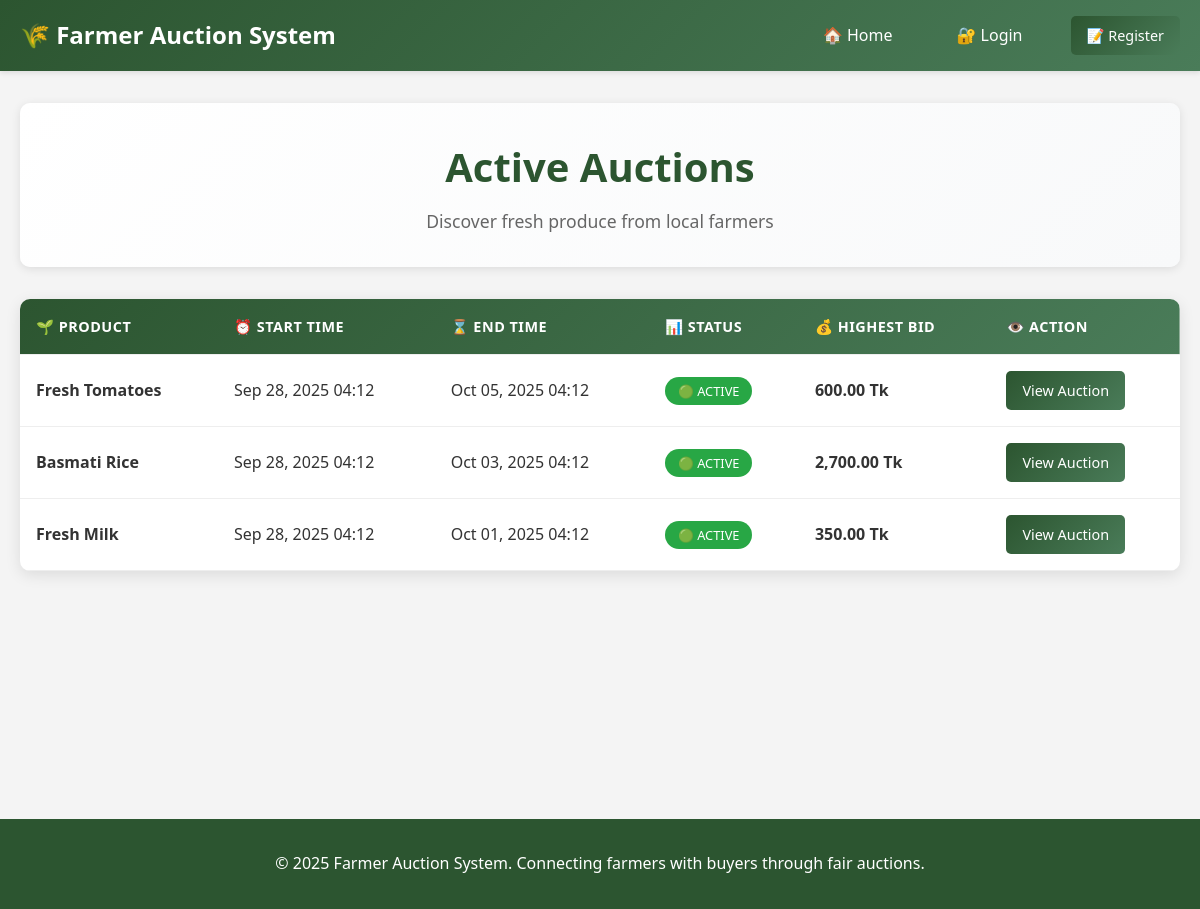
The page / on the database its author committed.
### tables this page shows
CREATE TABLE IF NOT EXISTS Auctions (
    auction_id INT PRIMARY KEY AUTO_INCREMENT,
    product_id INT NOT NULL,
    start_time DATETIME NOT NULL,
    end_time DATETIME NOT NULL,
    status ENUM('Active', 'Closed', 'Cancelled') DEFAULT 'Active',
    current_highest_bid DECIMAL(10,2) DEFAULT 0,
    created_at TIMESTAMP DEFAULT CURRENT_TIMESTAMP,
    FOREIGN KEY (product_id) REFERENCES Products(product_id) ON DELETE CASCADE
);

CREATE TABLE IF NOT EXISTS Products (
    product_id INT PRIMARY KEY AUTO_INCREMENT,
    farmer_id INT NOT NULL,
    product_name VARCHAR(100) NOT NULL,
    description TEXT,
    category VARCHAR(50),
    starting_bid DECIMAL(10,2) NOT NULL,
    created_at TIMESTAMP DEFAULT CURRENT_TIMESTAMP,
    FOREIGN KEY (farmer_id) REFERENCES Farmers(farmer_id) ON DELETE CASCADE
);

### index.php (the view, shortened to what this page needs)
<?php
include "config.php";
$result = $conn->query("SELECT a.auction_id, p.product_name, a.start_time, a.end_time, a.status, a.current_highest_bid
                        FROM Auctions a
                        JOIN Products p ON a.product_id = p.product_id
                        ORDER BY a.start_time DESC");
?>
<!DOCTYPE html>
<html lang="en">
<head>
    <link rel="stylesheet" href="assets/css/style.css">
</head>
<body>
    <?php include "includes/navbar.php"; renderNavbar('home'); ?>
    <div class="main-content">
        <div class="container">
            <?php renderPageHeader('Active Auctions', 'Discover fresh produce from local farmers'); ?>
            <div class="table-container fade-in">
                <table>
                    <thead>
                        <tr>
                            <th>🌱 Product</th>
                            <th>⏰ Start Time</th>
                            <th>⌛ End Time</th>
                            <th>📊 Status</th>
                            <th>💰 Highest Bid</th>
                            <th>👁️ Action</th>
                        </tr>
                    </thead>
                    <tbody>
                        <?php if ($result && $result->num_rows > 0): ?>
                            <?php while($row = $result->fetch_assoc()): ?>
                            <tr>
                                <td><strong><?= htmlspecialchars($row['product_name']) ?></strong></td>
                                <td><?= date('M d, Y H:i', strtotime($row['start_time'])) ?></td>
                                <td><?= date('M d, Y H:i', strtotime($row['end_time'])) ?></td>
                                <td><?= renderStatusBadge($row['status']) ?></td>
                                <td><strong><?= number_format($row['current_highest_bid'], 2) ?> Tk</strong></td>
                                <td><a href="auction.php?id=<?= $row['auction_id'] ?>" class="btn btn-primary btn-small">View Auction</a></td>
                            </tr>
                            <?php endwhile; ?>
                        <?php else: ?>
                            <tr>
                                <td colspan="6" class="text-center">No active auctions found. Check back later!</td>
                            </tr>
                        <?php endif; ?>
                    </tbody>
                </table>
            </div>
        </div>
    </div>
    <?php renderFooter(); ?>
</body>
</html>

### includes/navbar.php (shortened to what this page needs)
<?php
function renderNavbar($current_page = '') {
    $user_logged_in = isset($_SESSION['user_id']);
    $user_name = $_SESSION['name'] ?? '';
    $user_role = $_SESSION['role'] ?? '';
    ?>
    <nav class="navbar">
        <div class="nav-container">
            <a href="<?= $user_logged_in ? '/farmer_auction_system/index.php' : '/farmer_auction_system/index.php' ?>" class="nav-brand">
                🌾 Farmer Auction System
            </a>
            <ul class="nav-menu" id="nav-menu">
                <li class="nav-item">
                    <a href="/farmer_auction_system/index.php" class="<?= $current_page === 'home' ? 'active' : '' ?>">
                        🏠 Home
                    </a>
                </li>
                <?php if ($user_logged_in): ?>
                    <?php if ($user_role === 'Farmer'): ?>
                        <li class="nav-item">
                            <a href="/farmer_auction_system/farmer_dashboard.php" class="<?= $current_page === 'farmer_dashboard' ? 'active' : '' ?>">
                                📊 My Products
                            </a>
                        </li>
                        <li class="nav-item">
                            <a href="/farmer_auction_system/add_product.php" class="<?= $current_page === 'add_product' ? 'active' : '' ?>">
                                ➕ Add Product
                            </a>
                        </li>
                        <li class="nav-item">
                            <a href="/farmer_auction_system/farmer_earnings.php" class="<?= $current_page === 'earnings' ? 'active' : '' ?>">
                                💰 My Earnings
                            </a>
                        </li>
                    <?php endif; ?>
                    <?php if ($user_role === 'Buyer'): ?>
                        <li class="nav-item">
                            <a href="/farmer_auction_system/my_bids.php" class="<?= $current_page === 'my_bids' ? 'active' : '' ?>">
                                💰 My Bids
                            </a>
                        </li>
                    <?php endif; ?>
                    <li class="nav-item">
                        <a href="/farmer_auction_system/profile.php" class="<?= $current_page === 'profile' ? 'active' : '' ?>">
                            ⚙️ Profile
                        </a>
                    </li>
                    <li class="nav-item nav-user-info">
                        👤 <?= htmlspecialchars($user_name) ?> (<?= $user_role ?>)
                    </li>
                    <li class="nav-item">
                        <a href="/farmer_auction_system/auth/logout.php" class="btn btn-secondary btn-small">
                            🚪 Logout
                        </a>
                    </li>
                <?php else: ?>
                    <li class="nav-item">
                        <a href="/farmer_auction_system/auth/login.php" class="<?= $current_page === 'login' ? 'active' : '' ?>">
                            🔐 Login
                        </a>
                    </li>
                    <li class="nav-item">
                        <a href="/farmer_auction_system/auth/register.php" class="btn btn-primary btn-small">
                            📝 Register
                        </a>
                    </li>
                <?php endif; ?>
            </ul>
        </div>
    </nav>
    <?php
}
function renderPageHeader($title, $description = '') {
    ?>
    <div class="page-header fade-in">
        <div class="container">
            <h1><?= htmlspecialchars($title) ?></h1>
            <?php if ($description): ?>
                <p><?= htmlspecialchars($description) ?></p>
            <?php endif; ?>
        </div>
    </div>
    <?php
}
        ?>
        <?php
function renderStatusBadge($status) {
    $class = '';
    $icon = '';
    switch(strtolower($status)) {
        case 'active':
            $class = 'status-active';
            $icon = '🟢';
            break;
    }
    return "<span class='status-badge {$class}'>{$icon} {$status}</span>";
}
function renderFooter() {
    ?>
    <footer class="footer">
        <div class="container">
            <p>&copy; <?= date('Y') ?> Farmer Auction System. Connecting farmers with buyers through fair auctions.</p>
        </div>
    </footer>
    <?php
}
?>

### assets/css/style.css (style rules this page uses)
* { margin: 0; padding: 0; box-sizing: border-box; }
body { font-family: 'Segoe UI', Tahoma, Geneva, Verdana, sans-serif; line-height: 1.6; color: #333; background-color: #f4f4f4; }
.container { max-width: 1200px; margin: 0 auto; padding: 0 20px; }
.navbar { background: linear-gradient(135deg, #2c5530, #4a7c59); color: white; padding: 1rem 0; box-shadow: 0 2px 5px rgba(0,0,0,0.1); position: sticky; top: 0; z-index: 1000; }
.nav-container { display: flex; justify-content: space-between; align-items: center; max-width: 1200px; margin: 0 auto; padding: 0 20px; }
.nav-brand { font-size: 1.5rem; font-weight: bold; color: white; text-decoration: none; }
.nav-menu { display: flex; list-style: none; gap: 2rem; align-items: center; }
.nav-item a { color: white; text-decoration: none; padding: 0.5rem 1rem; border-radius: 5px; transition: all 0.3s ease; }
.main-content { padding: 2rem 0; min-height: calc(100vh - 100px); }
.page-header { text-align: center; margin-bottom: 2rem; padding: 2rem 0; background: linear-gradient(135deg, #fff, #f8f9fa); border-radius: 10px; box-shadow: 0 2px 10px rgba(0,0,0,0.1); }
.page-header h1 { color: #2c5530; margin-bottom: 0.5rem; font-size: 2.5rem; }
.page-header p { color: #666; font-size: 1.1rem; }
.table-container { background: white; border-radius: 10px; overflow: hidden; box-shadow: 0 4px 15px rgba(0,0,0,0.1); margin-bottom: 2rem; }
table { width: 100%; border-collapse: collapse; }
thead { background: linear-gradient(135deg, #2c5530, #4a7c59); color: white; }
th, td { padding: 1rem; text-align: left; border-bottom: 1px solid #eee; }
th { font-weight: 600; text-transform: uppercase; font-size: 0.9rem; letter-spacing: 0.5px; }
.btn { display: inline-block; padding: 0.75rem 1.5rem; border: none; border-radius: 5px; text-decoration: none; font-size: 1rem; font-weight: 500; cursor: pointer; transition: all 0.3s ease; text-align: center; }
.btn-primary { background: linear-gradient(135deg, #2c5530, #4a7c59); color: white; }
.btn-small { padding: 0.5rem 1rem; font-size: 0.9rem; }
.status-badge { padding: 0.3rem 0.8rem; border-radius: 20px; font-size: 0.8rem; font-weight: 500; text-transform: uppercase; }
.status-active { background-color: #28a745; color: white; }
.footer { background: #2c5530; color: white; text-align: center; padding: 2rem 0; margin-top: 3rem; }
.fade-in { animation: fadeIn 0.6s ease-out; }

### rows shown on the page
auctions: product.product_name "Fresh Tomatoes", start_time "Sep 28, 2025 04:12", end_time "Oct 05, 2025 04:12", status "🟢", status "ACTIVE", current_highest_bid "600.00"
auctions: product.product_name "Basmati Rice", start_time "Sep 28, 2025 04:12", end_time "Oct 03, 2025 04:12", status "🟢", status "ACTIVE", current_highest_bid "2,700.00"
auctions: product.product_name "Fresh Milk", start_time "Sep 28, 2025 04:12", end_time "Oct 01, 2025 04:12", status "🟢", status "ACTIVE", current_highest_bid "350.00"

### other values the page prints
$title "Active Auctions"
$description "Discover fresh produce from local farmers"
